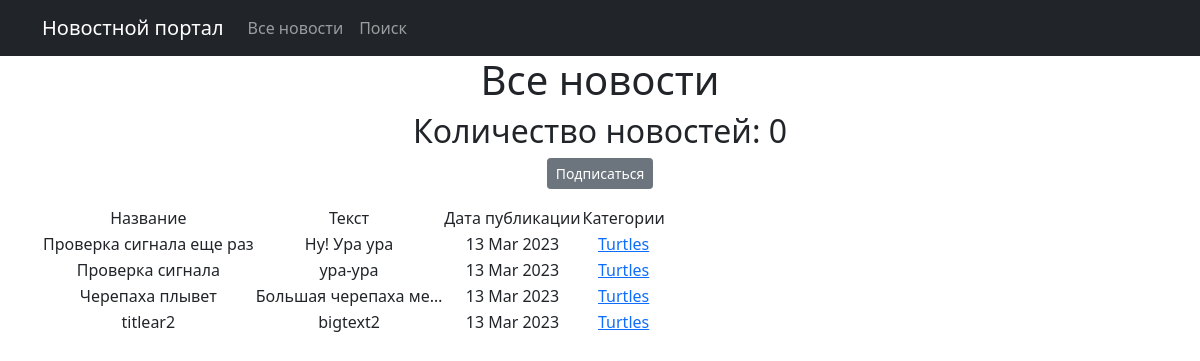
The app's page /news/create/categories/3 with its own data.
### News/models.py (models this page shows, shortened)
class Post(models.Model):
    author = models.ForeignKey(Author, on_delete=models.CASCADE)
    NEWS = 'NW'
    ARTICLE = 'AR'
    CATEGORY_CHOICES = (
        (NEWS, 'Новость'),
        (ARTICLE, 'Статья'),
    )
    categoryType = models.CharField(max_length=2, choices=CATEGORY_CHOICES, default=ARTICLE)
    dateCreation = models.DateTimeField(auto_now_add=True)
    postCategory = models.ManyToManyField(Category, through='PostCategory')
    title = models.CharField(max_length=128)
    text = models.TextField()
    rating = models.SmallIntegerField(default=0)

class Category(models.Model):
    name = models.CharField(max_length=64, unique=True)
    subscribers = models.ManyToManyField(User, related_name='categories')
    def __str__(self):
        return f'{self.name}'

### News/views.py (the view)
# urls.py: path('categories/<int:pk>', CategoryListView.as_view(), name='category_list'),
class CategoryListView(ListView):
    model = Post
    template_name = 'flatpages/category_list.html'
    context_object_name = 'category_news_list'
    def get_queryset(self):
        self.postCategory = get_object_or_404(Category, id=self.kwargs['pk'])
        queryset = Post.objects.filter(postCategory=self.postCategory).order_by('-dateCreation')
        return queryset
    def get_context_data(self, **kwargs):
        context = super().get_context_data(**kwargs)
        context['is_not_subscriber'] = self.request.user not in self.postCategory.subscribers.all()
        context['category'] = self.postCategory
        return context

### NewsPortal/templatetags/custom_filters.py (called while the page is built)
@register.filter()
def censor(value):
    bad_words = ['редиска', 'морковь']
    if not isinstance(value, str):
        raise TypeError(f"unresolved type '{type(value)}' expected type 'str'")
    for word in value.split():
        if word.lower() in bad_words:
            value = value.replace(word, f"{word[0]}{'*' * (len(word) - 1)}")
    return value

### NewsPortal/templatetags/custom_tags.py (called while the page is built)
@register.simple_tag()
def current_time(format_string='%d %b %Y'):
   return datetime.utcnow().strftime(format_string)

### templates/flatpages/category_list.html (shortened to what this page needs)
{% extends 'flatpages/default.html' %}
{% load custom_filters %}
{% load custom_tags %}
{% block content %}
    <h1>Все новости</h1>
    <h2>Количество новостей: {{ news|length }}</h2>
    {% if is_not_subscriber %}
        <p class="text-center"><a href="{% url 'subscribe' category.id %}" class="btn btn-secondary btn-sm">Подписаться</a></p>
    {% endif %}
    <table>
        <tr>
            <td>Название</td>
            <td>Текст</td>
            <td>Дата публикации</td>
            <td>Категории</td>
        </tr>
        {% for n in category_news_list %}
        <tr>
            <td>{{ n.title | censor }}</td>
            <td>{{ n.text | truncatechars:20 | censor}}</td>
            <td>{% current_time '%d %b %Y' %}</td>
            <td>
                {% for category in n.postCategory.all %}
                    <a href="{% url 'category_list' category.id %}">{{ category }}</a>
                {% endfor %}
            </td>
            <td>
            </td>
        </tr>
        {% endfor %}
    </table>
{% endblock content %}

### records on screen
Post: title|censor "Проверка сигнала еще раз", text|censor "Ну! Ура ура", current_time "13 Mar 2023"
Category: name "Turtles"
Post: title|censor "Проверка сигнала", text|censor "ура-ура", current_time "13 Mar 2023"
Post: title|censor "Черепаха плывет", text|censor "Большая черепаха ме…", current_time "13 Mar 2023"
Post: title|censor "titlear2", text|censor "bigtext2", current_time "13 Mar 2023"

### other values on screen
{{ news|length }} "0"
